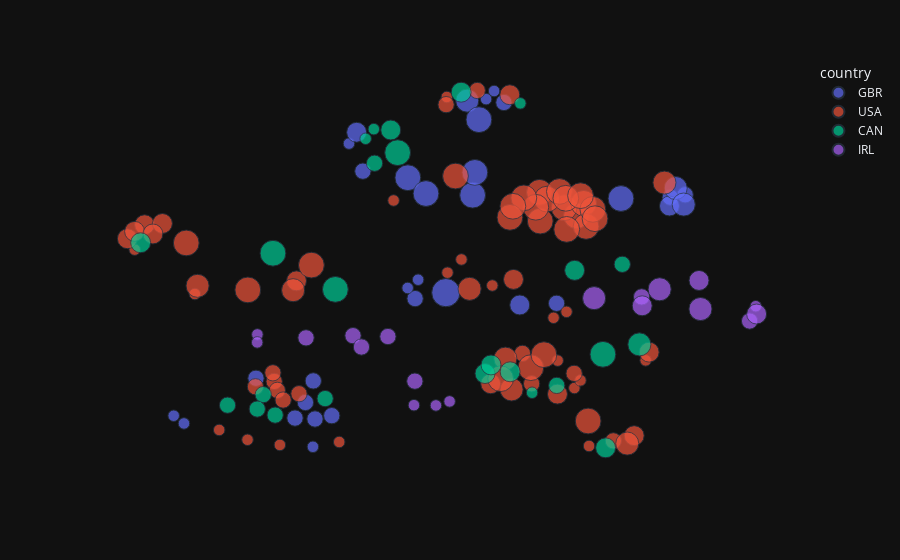

Notebook code cell kept with this figure:
### Markdown cell above
Use this to make a few plots of the graph and verify that:

* The reporting structure makes sense
* The job titles are distributed as you'd expect
* The locations make sense

**Note: plotting `with_edges=True` is quite expensive, try toggling it off if you find it bothersome**

### Code cell
from functools import partial

layout = (
    nx.spring_layout
)  # partial(nx.spring_layout,k=0.1, iterations=20) # or customize how the layout is generated
px_plot_nx(
    G,
    color="country",
    layout=layout,
    with_edges=False,
    hover_name="name",
    size="rank",
    template="plotly_dark",
)  # ,text="label")
